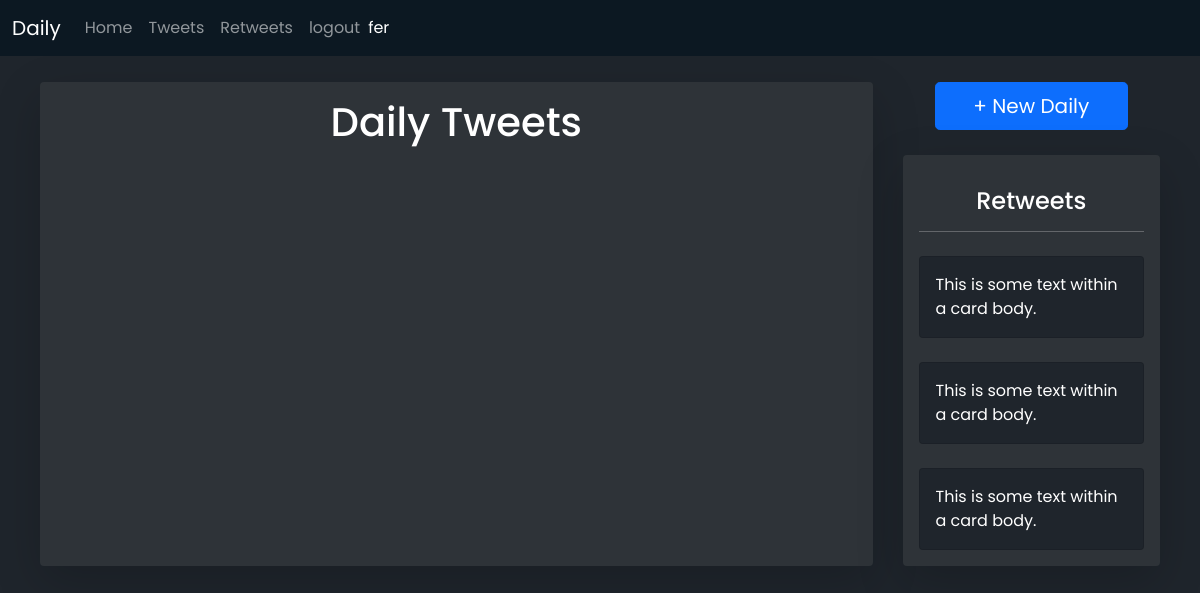
/home (signed in), run on an earlier commit of the app's database.
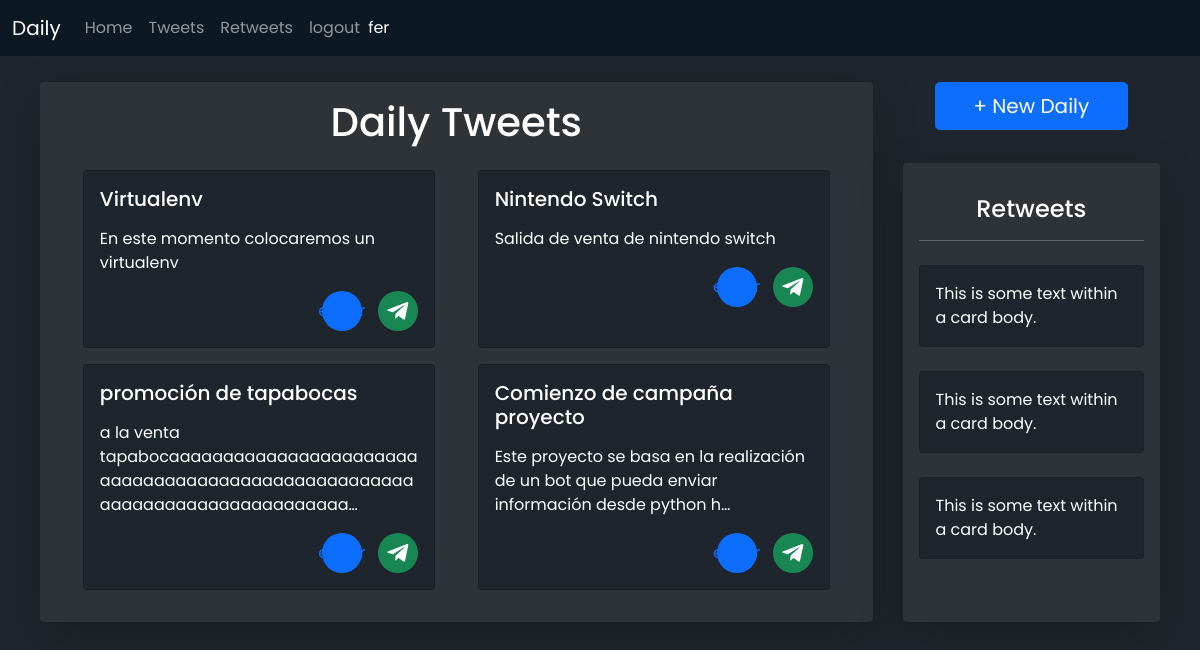
And on a later commit of the database.
### daily/models.py (models this page shows, shortened)
class Entry(models.Model):
    owner = models.ForeignKey(User, on_delete=models.CASCADE)
    title = models.CharField(max_length=50)
    content = models.TextField(max_length=280, null= False, blank= False)
    date = models.CharField(max_length=255)

### daily/views.py (the view)
# urls.py: path('home', views.home, name='home'),
def home(request):
    date = datetime.today().strftime('%m/%d/%Y')
    tweets = Entry.objects.filter(owner = request.user, date = date)[:4]
    return render(request, 'daily/home.html', {
        'tweets': tweets
    })

### daily/templates/daily/home.html (shortened to what this page needs)
{% extends 'daily/layout.html' %}
{% load humanize %}
{% load static %}
{% block style %}
    <link rel="stylesheet" href="{% static 'daily/home.css' %}">
{% endblock %}
{% block content %}
    <div class="divContainer mt-3 mx-auto">
        <div class="main shadow-lg rounded py-3">
            <h1 class="text-center text-white mb-4">Daily Tweets</h1>
            <div class="cards d-flex justify-content-evenly flex-wrap ">
                {% for tweet in tweets %}
                <div class="card text-white mb-3" style="width: 22rem;">
                    <div class="card-body">
                      <h5 class="card-title pb-2">{{tweet.title}}</h5>
                      <p class="card-text">{{tweet.content | truncatechars:94}}</p>
                      <a href="#" class="float-end bg-success"><i class="fab fa-telegram-plane text-white fs-4"></i></a>
                      <a href="#" class="me-3 float-end bg-primary">editar</a>
                    </div>
                </div>
                {% endfor %}
            </div>
        </div>
        <aside>
            <div class="newDaily">
                <a class="btn btn-primary btn-lg  w-75" href="{% url 'newEntry' %}">+ New Daily</a>
            </div>
            <div class="retweets text-white shadow-lg rounded p-3">
                <h4 class="text-center mt-3">Retweets</h4>
                <hr class="mb-3">
                <div class="card my-4">
                    <div class="card-body">
                        This is some text within a card body.
                    </div>
                </div>
                <div class="card my-4">
                    <div class="card-body">
                        This is some text within a card body.
                    </div>
                </div>
                <div class="card my-4">
                    <div class="card-body">
                        This is some text within a card body.
                    </div>
                </div>
            </div>
        </aside>
    </div>
{% endblock %}

What changed in the data, as far as the page shows it:
now on this page (row edited): Entry: title "Virtualenv", content "En este momento colocaremos un virtualenv"
now on this page (row edited): Entry: title "Nintendo Switch", content "Salida de venta de nintendo switch"
now on this page (row edited): Entry: title "promoción de tapabocas", content "a la venta tapabocaaaaaaaaaaaaaaaaaaaaaaaaaaaaaaaaaaaaaaaaaaaaaaaaaaaaaaaaaaaaaaaaaaaaaaaaaaa…"
now on this page (row edited): Entry: title "Comienzo de campaña proyecto", content "Este proyecto se basa en la realización de un bot que pueda enviar información desde python h…"
